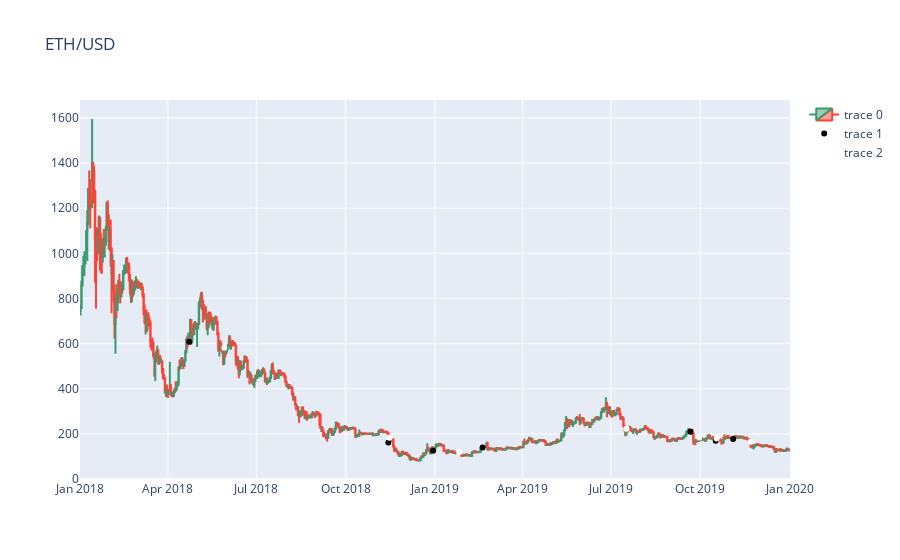

This figure's notebook cell:
### Code cell
fig = myset.current_symbol_figure
fig.show()

### Figure 1 — Plotly figure (JSON) as saved in the notebook; plotly's stock layout.template omitted (floating-point values rounded to 4 significant figures; data arrays with more than 128 entries replaced by an {"elided": "..."} marker saying what was removed)
{"data": [{"close": {"elided": "730 float values"}, "high": {"elided": "730 float values"}, "low": {"elided": "730 float values"}, "open": {"elided": "730 float values"}, "type": "candlestick", "x": {"elided": "730 str values"}}, {"marker": {"color": "black"}, "mode": "markers", "type": "scatter", "x": ["2018-04-23T00:00:00", "2018-11-14T00:00:00", "2018-12-30T00:00:00", "2019-02-19T00:00:00", "2019-09-21T00:00:00", "2019-10-17T00:00:00", "2019-11-04T00:00:00"], "y": [609.1, 162.5, 126.2, 140.3, 210.1, 170.2, 177.6]}, {"marker": {"color": "white"}, "mode": "markers", "type": "scatter", "x": ["2018-05-29T00:00:00", "2018-11-15T00:00:00", "2019-01-26T00:00:00", "2019-07-17T00:00:00", "2019-09-30T00:00:00", "2019-10-18T00:00:00", "2019-11-22T00:00:00"], "y": [581.6, 183.8, 119.3, 223.1, 184.3, 180.1, 165.3]}], "layout": {"title": {"text": "ETH/USD"}, "xaxis": {"rangeslider": {"visible": false}}}}
